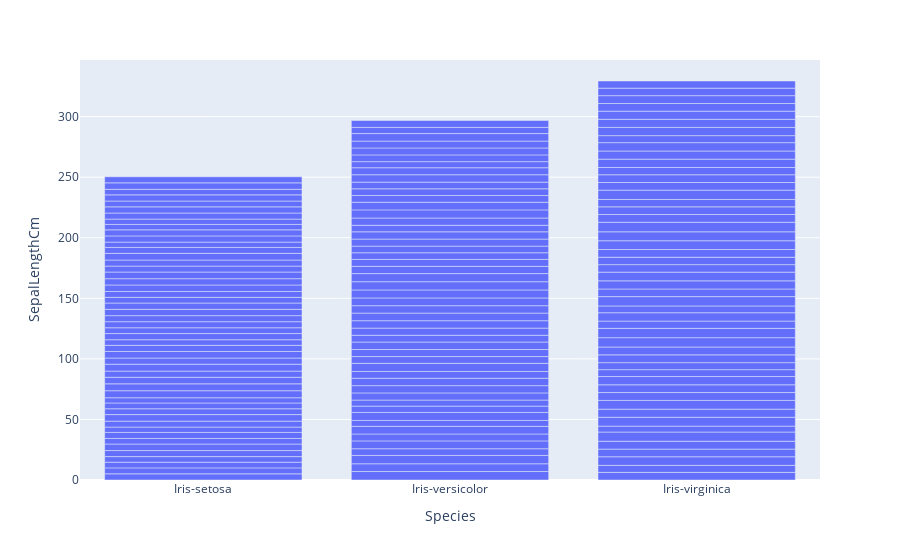

The code cell stored with this chart in its notebook:
### Code cell
px.bar(iris,x="Species",y="SepalLengthCm")

### Figure 1 — Plotly figure (JSON) as saved in the notebook; plotly's stock layout.template omitted (floating-point values rounded to 4 significant figures; data arrays with more than 128 entries replaced by an {"elided": "..."} marker saying what was removed)
{"data": [{"alignmentgroup": "True", "hovertemplate": "Species=%{x}<br>SepalLengthCm=%{y}<extra></extra>", "legendgroup": "", "marker": {"color": "#636efa"}, "name": "", "offsetgroup": "", "orientation": "v", "showlegend": false, "textposition": "auto", "type": "bar", "x": {"elided": "150 str values"}, "xaxis": "x", "y": {"elided": "150 float values"}, "yaxis": "y"}], "layout": {"barmode": "relative", "legend": {"tracegroupgap": 0}, "margin": {"t": 60}, "xaxis": {"anchor": "y", "domain": [0, 1], "title": {"text": "Species"}}, "yaxis": {"anchor": "x", "domain": [0, 1], "title": {"text": "SepalLengthCm"}}}}
